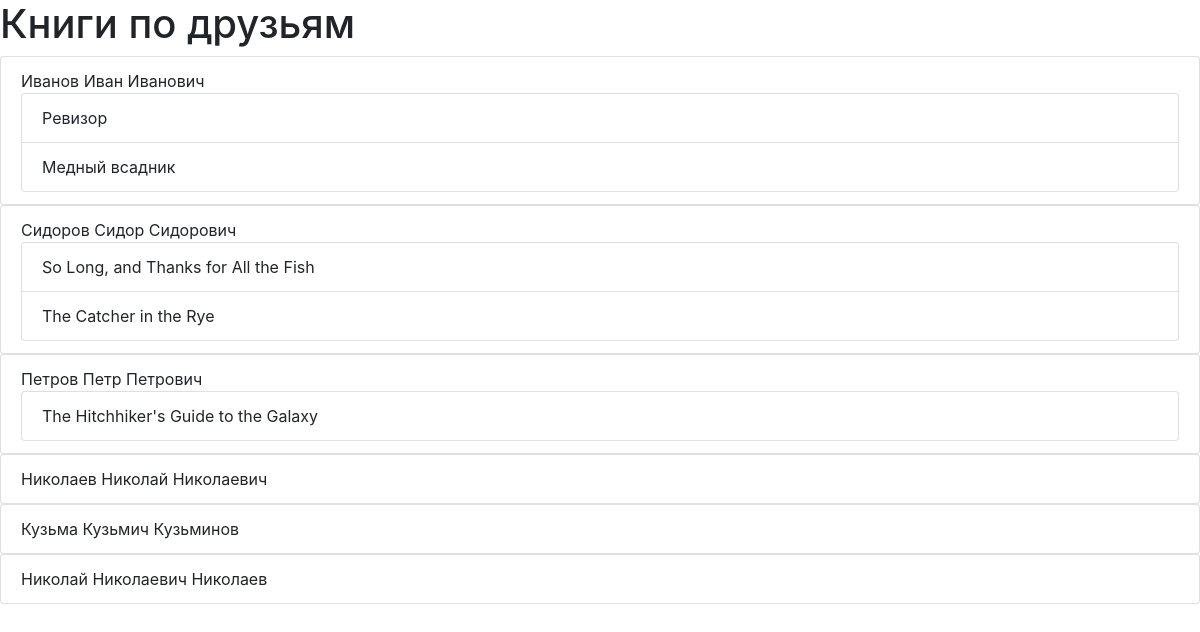
/friend/, run on the app's committed database.
### p_library/models.py (models this page shows, shortened)
class Friend(models.Model):
    full_name = models.TextField()

class Book(models.Model):
    ISBN = models.CharField(max_length=13)
    title = models.TextField()
    description = models.TextField()
    year_release = models.SmallIntegerField()
    copy_count = models.SmallIntegerField()
    price = models.DecimalField(max_digits=10, decimal_places=2)
    author = models.ForeignKey(Author, on_delete=models.CASCADE)
    publish = models.ForeignKey('Publish', on_delete=models.CASCADE, null=True, blank=True, related_name='books')
    friend = models.ForeignKey('Friend', on_delete=models.CASCADE, null=True, blank=True, related_name='books')
    photo = models.ImageField(upload_to='photos/%Y/%m/%d', blank=True)

### p_library/views.py (the view)
# urls.py: path('friend/', views.friend),
def friend(request):
    template = loader.get_template('friend.html')
    friend = Friend.objects.all()
    data = {
        "friend": friend,
    }
    return HttpResponse(template.render(data, request))

### p_library/templates/friend.html (shortened to what this page needs)
<!DOCTYPE html>
<html lang="ru">
<head>
    <link rel="stylesheet" href="https://stackpath.bootstrapcdn.com/bootstrap/4.3.1/css/bootstrap.min.css">
</head>
<body>
    <h1>Книги по друзьям</h1>
    {% for friend in friend %}
        <ul class="list-group">
            <li class="list-group-item">
                {{ friend.full_name }}
                <ul class="list-group">
                    {% for book in friend.books.all %}
                        <li class="list-group-item"> {{ book.title }}</li>
                    {% endfor %}
                </ul>
            </li>
        </ul>
    {% endfor %}
</body>
</html>

### data on the page
Friend: full_name "Иванов Иван Иванович"
Book: title "Ревизор"
Book: title "Медный всадник"
Friend: full_name "Сидоров Сидор Сидорович"
Book: title "So Long, and Thanks for All the Fish"
Book: title "The Catcher in the Rye"
Friend: full_name "Петров Петр Петрович"
Book: title "The Hitchhiker's Guide to the Galaxy"
Friend: full_name "Николаев Николай Николаевич"
Friend: full_name "Кузьма Кузьмич Кузьминов"
Friend: full_name "Николай Николаевич Николаев"
